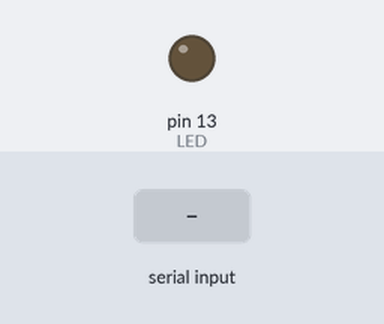
Simulated run of this sketch. Board: Arduino Uno, built with avr-gcc and run on an emulated ATmega328P. On the bench: output pins drawn as LEDs (lit = HIGH). The test bench sets the inputs (shaded band).

Above: at 1.2 s.
1.3 s: byte 30 received over Serial
Timing chart, 0 to 4.3 s (numbered marks = the images above; inputs shaded):
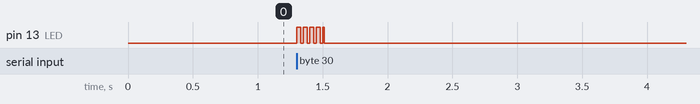

Measured:
- after the input at 1.3 s, pin 13 (LED): alternates HIGH for 0.03 s and LOW for 0.02 s, 10 changes in all, then stays LOW, starting at once

The sketch:

Transmitter.ino
```cpp
/*
Author : Mohamad Nur Fitri bin Abd Halim
Title : Arduino Transimitter LIFI code
*/

int incomingByte = 0; // serial data that is receive from serial monitor
const int selangmasa=10; // Feel free to lower this value to increase the transmission speed.
// You need to lower it on both receiver and transmitter
const int LED =13;

void setup()
{
  pinMode(LED, OUTPUT);
  Serial.begin(9600);
}

void loop()
{
  if (Serial.available() > 0)
  {
    incomingByte = Serial.read(); //read one character
    int a[10], i ;
    for(i = 0; incomingByte > 0; i++)
    {
      a[i] = incomingByte%2;
      incomingByte = incomingByte/2;
    }

    for(i = i-1; i >= 0; i--) // loop for 8 bit
    {
      digitalWrite(LED, HIGH); // trigger Signal
   		delay(selangmasa);
   		digitalWrite(LED, a[i]); // bit signal either High or Low
    	delay(2 * selangmasa);
    	digitalWrite(LED, LOW); // turn down the Led before next Bit
   		delay(2 * selangmasa);
    }
  }
}
```
